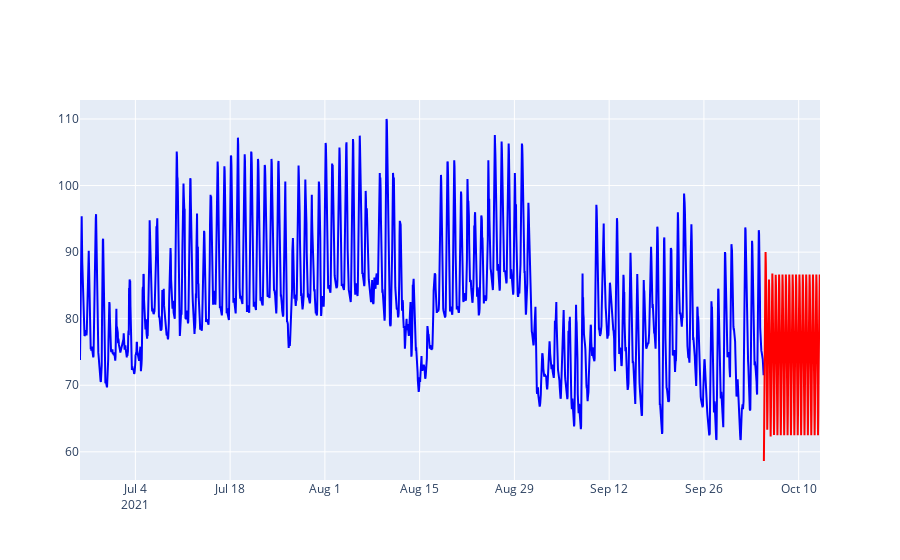

The notebook cell saved with this chart:
### Code cell
import plotly.graph_objects as go
# set up plotly figure
df_hi = pd.DataFrame(df_hi)
fig = go.Figure()

# add line / trace 1 to figure
fig.add_trace(go.Line(
    x=df_hi.index,
    y=df_hi['Heat Index (F)'],
    # hovertext=df['A_info'],
    # hoverinfo="text",
    marker=dict(
        color="blue"
    ),
    showlegend=False
))

# add line / trace 2 to figure
fig.add_trace(go.Line(
    x=df_pred.index,
    y=df_pred['Heat Index (F)'],
    # hovertext=df['B_info'],
    # hoverinfo="text",
    marker=dict(
        color="red"
    ),
    showlegend=False
))

fig.show()

### Figure 1 — Plotly figure (JSON) as saved in the notebook; plotly's stock layout.template omitted (floating-point values rounded to 4 significant figures; data arrays with more than 128 entries replaced by an {"elided": "..."} marker saying what was removed)
{"data": [{"marker": {"color": "blue"}, "showlegend": false, "type": "scatter", "x": {"elided": "2425 str values"}, "y": {"elided": "2425 float values"}}, {"marker": {"color": "red"}, "showlegend": false, "type": "scatter", "x": {"elided": "200 str values"}, "y": {"elided": "200 float values"}}], "layout": {}}
